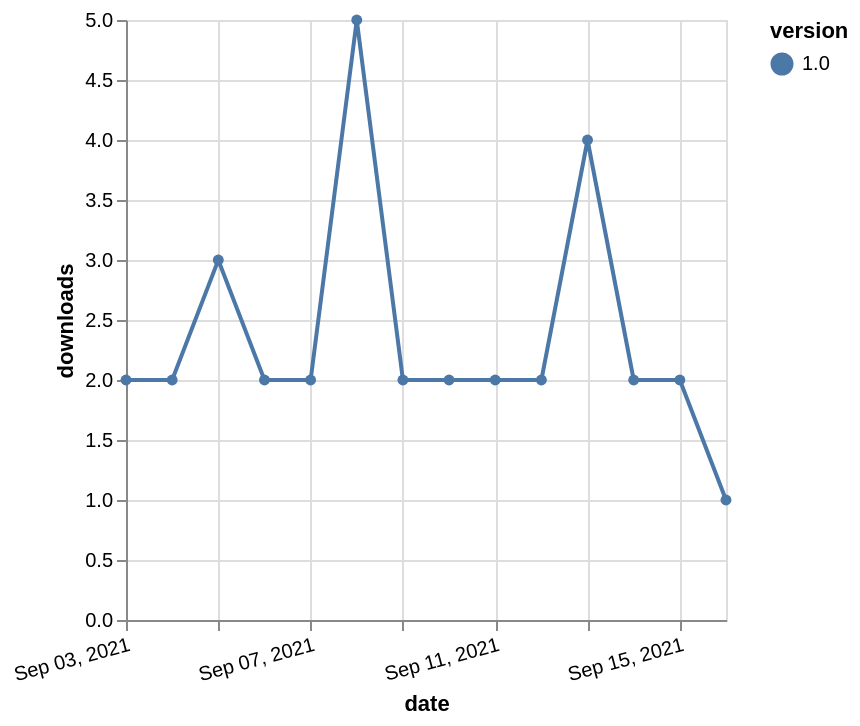

Specify this chart in Vega-Lite:
### Vega-Lite specification from a JSON file in a GitHub repository (floating-point values rounded to 4 significant figures)
{"$schema": "https://vega.github.io/schema/vega-lite/v5.json", "description": "A simple bar chart with embedded data.", "data": {"values": [{"date": "2021-09-03", "total": 1189, "delta": 2, "version": "1.0"}, {"date": "2021-09-04", "total": 1191, "delta": 2, "version": "1.0"}, {"date": "2021-09-05", "total": 1194, "delta": 3, "version": "1.0"}, {"date": "2021-09-06", "total": 1196, "delta": 2, "version": "1.0"}, {"date": "2021-09-07", "total": 1198, "delta": 2, "version": "1.0"}, {"date": "2021-09-08", "total": 1203, "delta": 5, "version": "1.0"}, {"date": "2021-09-09", "total": 1205, "delta": 2, "version": "1.0"}, {"date": "2021-09-10", "total": 1207, "delta": 2, "version": "1.0"}, {"date": "2021-09-11", "total": 1209, "delta": 2, "version": "1.0"}, {"date": "2021-09-12", "total": 1211, "delta": 2, "version": "1.0"}, {"date": "2021-09-13", "total": 1215, "delta": 4, "version": "1.0"}, {"date": "2021-09-14", "total": 1217, "delta": 2, "version": "1.0"}, {"date": "2021-09-15", "total": 1219, "delta": 2, "version": "1.0"}, {"date": "2021-09-16", "total": 1220, "delta": 1, "version": "1.0"}]}, "width": "container", "mark": {"type": "line", "point": {"filled": true}}, "encoding": {"x": {"field": "date", "type": "temporal", "timeUnit": "yearmonthdate", "title": "date", "axis": {"labelAngle": -15}}, "y": {"field": "delta", "type": "quantitative", "title": "downloads"}, "color": {"field": "version", "type": "nominal"}, "tooltip": {"field": "delta"}}}
